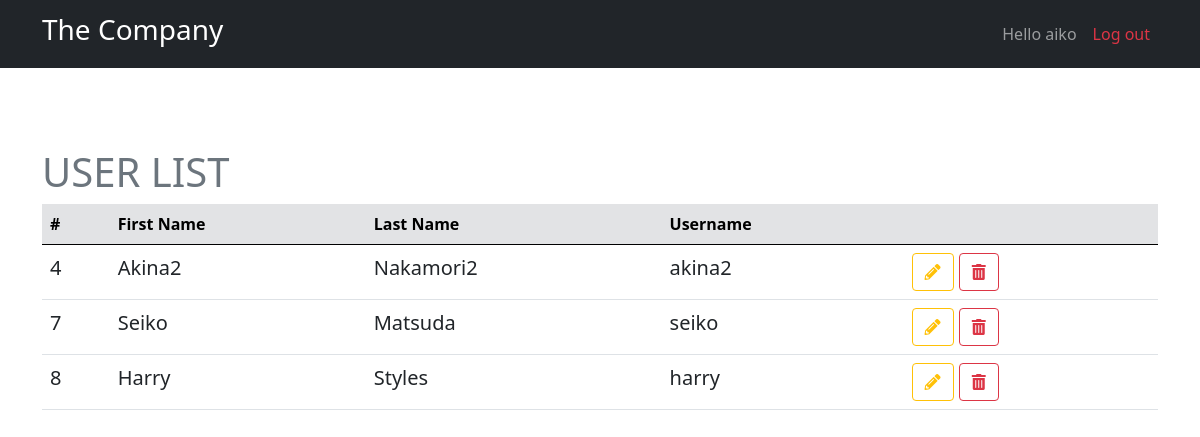
The app's page /views/dashboard.php (signed in) with its own data.
### tables this page shows
CREATE TABLE `users` (
  `id` int(11) NOT NULL,
  `first_name` varchar(50) NOT NULL,
  `last_name` varchar(50) NOT NULL,
  `username` varchar(15) NOT NULL,
  `password` varchar(255) NOT NULL,
  `photo` varchar(255) DEFAULT NULL
);

### classes/database.php (called while the page is built, shortened)
<?php
class Database {
    private $server_name = "localhost";
    private $username = "root";
    private $password = "root";
    private $db_name = "the_company";
    public function __construct(){
        $this->conn = new mysqli($this->server_name, $this->username, $this->password, $this->db_name);
    }
}

### classes/user.php (called while the page is built, shortened)
<?php
include "database.php";
class User extends Database{
    public function getAllusers(){
        $user_id = $_SESSION['user_id'];
        $sql = "SELECT id, first_name,last_name, username FROM users WHERE id != $user_id";
        if($result = $this->conn->query($sql)){
            return $result;
        }else{
            die("Error retrieving all users: ". $this->conn->error);
        }
    }
}
?>

### views/dashboard.php (the view, shortened to what this page needs)
<?php
include "../classes/user.php";
$user = new User;
$user_list = $user->getAllusers();
?>
<!doctype html>
<html lang="en">
  <head>
    <link rel="stylesheet" href="https://cdn.jsdelivr.net/npm/bootstrap@5.0.2/dist/css/bootstrap.min.css">
    <link rel="stylesheet" href="https://cdnjs.cloudflare.com/ajax/libs/font-awesome/5.15.4/css/all.min.css" />
  </head>
  <body>
        <?php include "main-menu.php"; ?>
        <main class="container" style="padding-top: 80px">
            <h2 class="text-muted display-6">USER LIST</h2>
            <table class="table table-hover">
                <thead class="table-secondary">
                    <tr>
                        <th>#</th>
                        <th>First Name</th>
                        <th>Last Name</th>
                        <th>Username</th>
                        <th></th>
                    </tr>
                </thead>
                <tbody class="lead">
                    <?php
                    while($user = $user_list->fetch_assoc()){
                    ?>
                        <tr>
                            <td><?= $user['id']?></td>
                            <td><?= $user['first_name']?></td>
                            <td><?= $user['last_name']?></td>
                            <td><?= $user['username']?></td>
                            <td>
                                <a href="edit-user.php?user_id=<?= $user['id'] ?>" class="btn btn-outline-warning"><i class="fas fa-pencil-alt"></i></a>
                                <a href="delete-user.php?user_id=<?= $user['id'] ?>" class="btn btn-outline-danger"><i class="fas fa-trash-alt"></i></a>
                            </td>
                        </tr>
                    <?php
                    }
                    ?>
                </tbody>
            </table>
        </main>
  </body>
</html>

### views/main-menu.php
<nav class="navbar navbar-expand navbar-dark bg-dark">
    <div class="container">
        <a href="dashboard.php" class="navbar-brand">
        <h1 class="h3">The Company</h1>
        </a>
        <div class="ms-auto">
            <ul class="navbar-nav">
                <li class="nav-item"><a href="profile.php" class="nav-link">Hello <?= $_SESSION['username']?></a></li>
                <li class="nav-item"><a href="../actions/logout.php" class="nav-link text-danger">Log out</a></li>
            </ul>
        </div>
    </div>
</nav>

### records on screen
users: id "4", first_name "Akina2", last_name "Nakamori2", username "akina2"
users: id "7", first_name "Seiko", last_name "Matsuda", username "seiko"
users: id "8", first_name "Harry", last_name "Styles", username "harry"

### other values on screen
$_SESSION['username'] "aiko"
